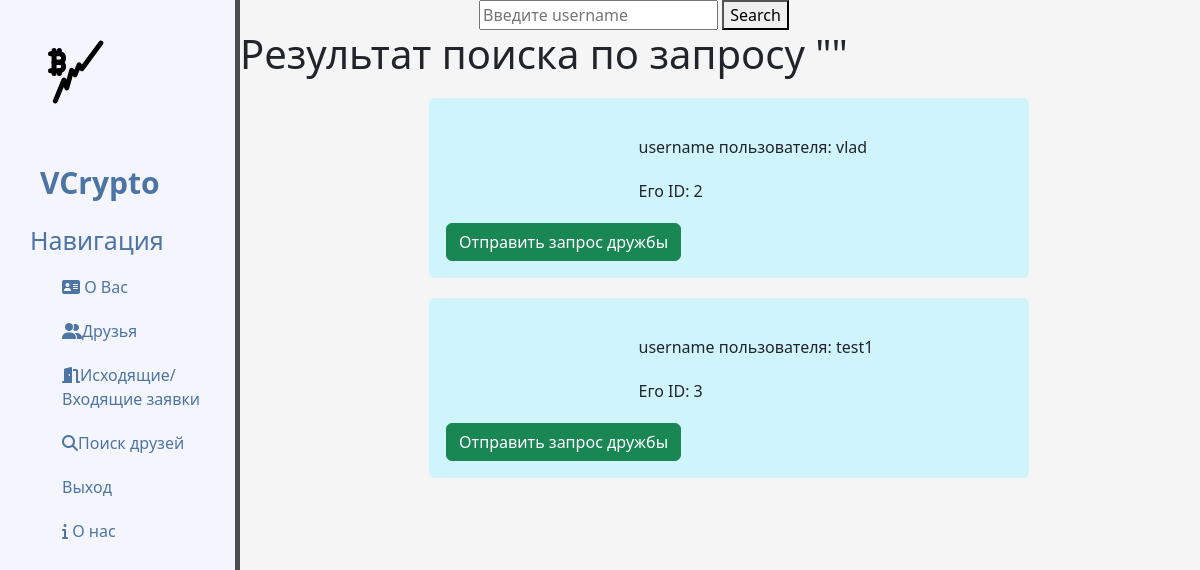
Before: /search_results/ (signed in) with the older database file.
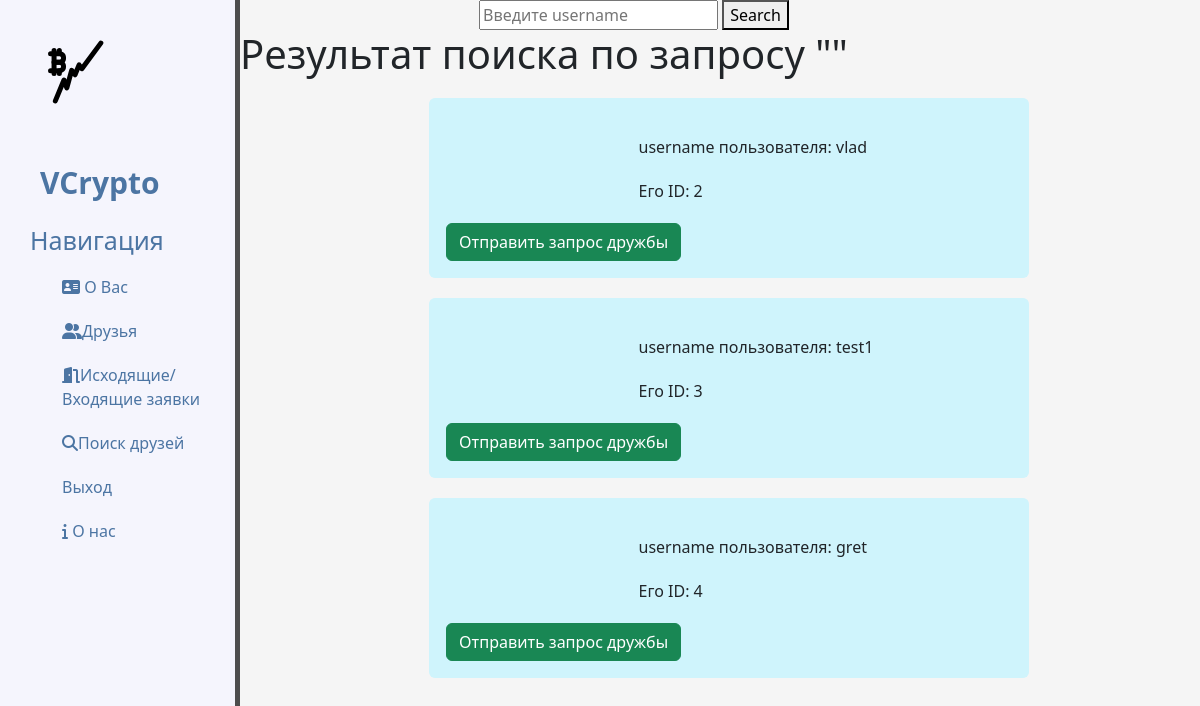
After: the same page with the newer database file.
### users/models.py (models this page shows)
class CustomUser(AbstractUser):
    friends = models.ManyToManyField('CustomUser', blank=True, symmetrical=True)
    bitcoin_address = models.CharField(max_length=100, blank=True)
    def __str__(self):
        return self.username

### main/views.py (the view)
# urls.py: path('search_results/', views.search_results, name='search_results'),
@login_required
def search_results(request):  # поисковая строка
    query = request.GET.get('query')
    if not query:
        query = ""
    results = models.CustomUser.objects.filter(username__icontains=query)
    print(results)
    return render(request, 'main/search_results.html', {'results': results, 'query': query})

### main/templatetags/extras.py (called while the page is built)
@register.simple_tag()
def get_friend_requests_receiver():  # показывает всех получателей
    return [x['receiver'] for x in FriendRequest.objects.values('receiver')]

@register.simple_tag()
def get_friend_requests_sender():  # показывает всех отправителей
    return [x['sender'] for x in FriendRequest.objects.values('sender')]

@register.simple_tag(name='receivers')
def receivers_list(user_id=None):  # показывает получателей от конкретного юзера
    receiver_ids = FriendRequest.objects.filter(sender=user_id).values_list('receiver', flat=True)
    return receiver_ids

@register.simple_tag(name='senders')
def senders_list(user_id=None):  # показывает получателей от конкретного юзера
    sender_ids = FriendRequest.objects.filter(receiver=user_id).values_list('sender', flat=True)
    return sender_ids

### main/templates/main/search_results.html (shortened to what this page needs)
{% extends 'main/layout.html' %}
{% load extras %}
{% block content %}
    <div class="feauture">
        <form action="{% url 'search_results' %}" method="get">
            <input type="text" name="query" placeholder="Введите username">
            <button type="submit">Search</button>
        </form>
        <h1>Результат поиска по запросу "{{ query }}"</h1>
        <ul>
            {% for result in results %}
                {% if user.id != result.id %}
                    <div class="alert alert-info">
                        {% get_friend_requests_receiver as friend_requests_receiver %}
                        {% get_friend_requests_sender as friend_requests_sender %}
                        {% receivers user_id=user.id as list_receivers %}
                        {% senders user_id=user.id as list_senders %}
                        <li><p>username пользователя: {{ result.username }}</p></li>
                        <li><p>Его ID: {{ result.id }}</p></li>
                        {% if result not in user.friends.all and result.id not in list_receivers and result.id not in list_senders %}
                            <a href="{% url 'send_friend_request' result.id %}" class="btn btn-success">Отправить запрос дружбы</a>
                        {% endif %}
                    </div>
                {% endif %}
            {% empty %}
                <li>No results found.</li>
            {% endfor %}
        </ul>
    </div>
{% endblock %}

### main/templates/main/layout.html (shortened to what this page needs)
{% load static %}
<!DOCTYPE html>
<html lang="en" xmlns="http://www.w3.org/1999/html">
<head>
    <link rel="stylesheet" href="https://cdn.jsdelivr.net/npm/bootstrap@5.2.3/dist/css/bootstrap.min.css">
    <link rel="stylesheet" href = "{% static 'main/css/main.css' %}">
    <link rel="stylesheet" href="https://use.fontawesome.com/releases/v6.4.0/css/all.css">
</head>
<body>
    <aside>
        <img src="{% static 'main/images/crypto-prices-svgrepo-com.svg' %}" alt="Лого">
        <span class="logo">VCrypto</span>
        <h3>Навигация</h3>
        <ul>
            {% if user.is_authenticated %}
            	<a href="{% url 'profile' %}"><li><i class="fa-solid fa-address-card"></i> О Вас</li></a>
                <a href="{% url 'friends' %}"><li><i class="fa-solid fa-user-group"></i>Друзья</li></a>
                <a href="{% url 'in_out' %}"><li><i class="fa-solid fa-door-open"></i>Исходящие/Входящие заявки</li></a>
                <a href="{% url 'search_results' %}"><li><i class="fa-solid fa-magnifying-glass"></i>Поиск друзей</li></a>
          	{% else %}
            	<a href="{% url 'login' %}"><li><i class="fa-solid fa-person-to-portal"></i>Вход</li></a>
            	<a href="{% url 'register' %}"><li><i class="fa-solid fa-inbox-in"></i>Регистрация</li></a>
          	{% endif %}
            {% if user.is_authenticated %}
                <a href="{% url 'logout' %}"><li>Выход</li></a>
            {% endif %}
            <a href="{% url 'home' %}"><li><i class="fa-solid fa-info"></i> О нас</li></a>
        </ul>
    </aside>
    <main>
        {% block content %}
        {% endblock %}
    </main>
</body>
</html>

### main/static/main/css/main.css (style rules this page uses)
body { background: #f5f5f5 }
aside { float: left; background: #f5f5fd; width: 20%; padding: 2.5%; height: 100vh; color: #4C75A3; border-right: 5px solid #4d4d4d; border-bottom: 5px solid #4d4d4d; }
aside img { width:80px; float:left; }
aside .logo { font-size: 30px; margin-left: 10px; font-weight: bold; position: relative; top: 50px; }
aside h3 { margin-top: 70px; font-size: 25px; }
aside ul { list-style: none; }
aside ul a { text-decoration: none; }
aside ul li { text-decoration: none; color: #fff; display: block; margin-top: 20px; transition: transform .6s ease; color: #4C75A3; }
form { margin-left: 32%; width: 500px; text-align: center; }
div ul li { list-style: none; text-decoration: none; display: block; margin-top: 20px; width: 400px; margin: 20px 34%; text-align: left; }
.alert { --bs-alert-padding-x: 1rem; --bs-alert-padding-y: 1rem; --bs-alert-margin-bottom: 1rem; --bs-alert-color: inherit; --bs-alert-border-color: transparent; --bs-alert-border: 1px solid var(--bs-alert-border-color); --bs-alert-border-radius: 0.375rem; position: relative; padding: var(--bs-alert-padding-y) var(--bs-alert-padding-x); margin-bottom: var(--bs-alert-margin-bottom); color: var(--bs-alert-color); background-color: var(--bs-alert-bg); border: var(--bs-alert-border); border-radius: var(--bs-alert-border-radius); list-style: none; text-decoration: none; display: block; margin-top: 20px; width: 600px; margin: 20px 34%; text-align: left; }

Changed rows visible on the page:
added CustomUser: username "gret", id "4", shows "Отправить запрос дружбы"
